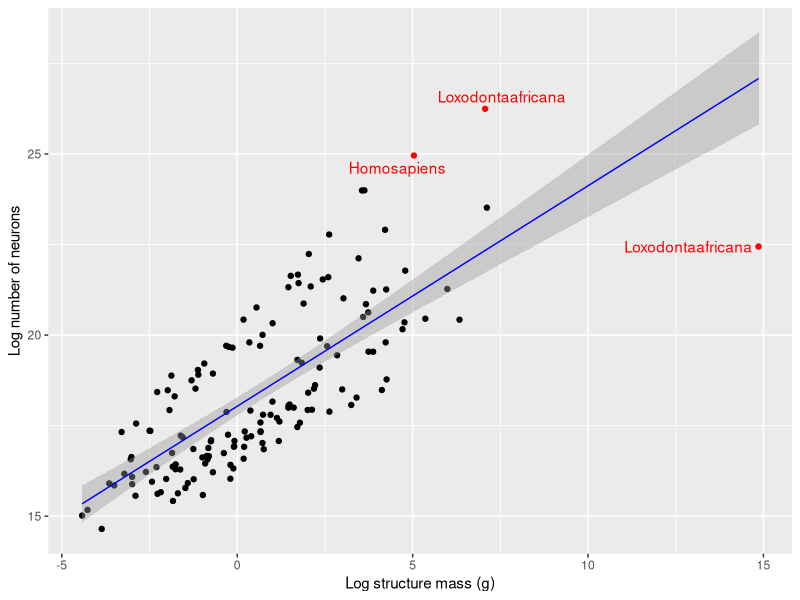
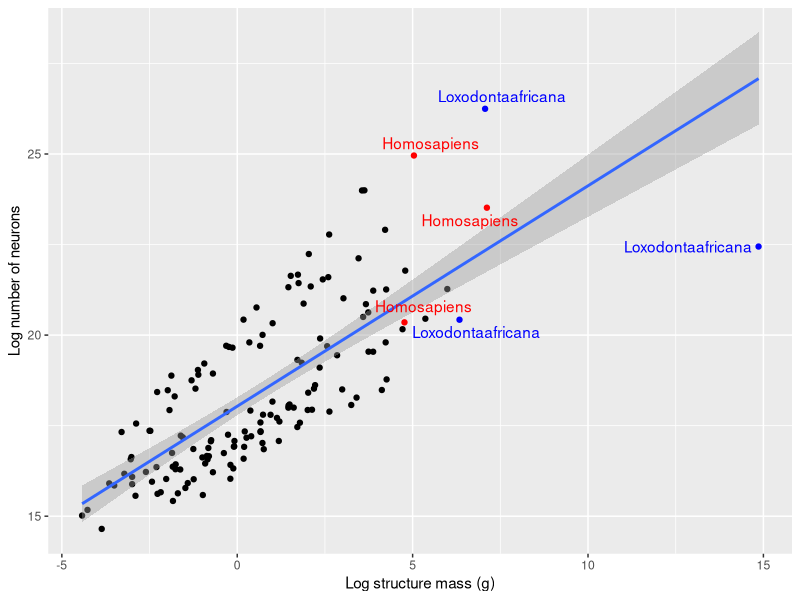
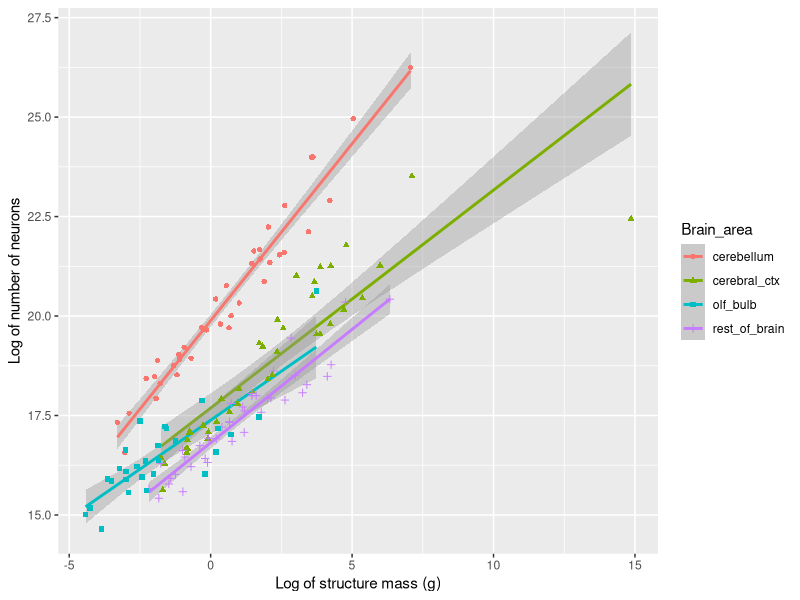
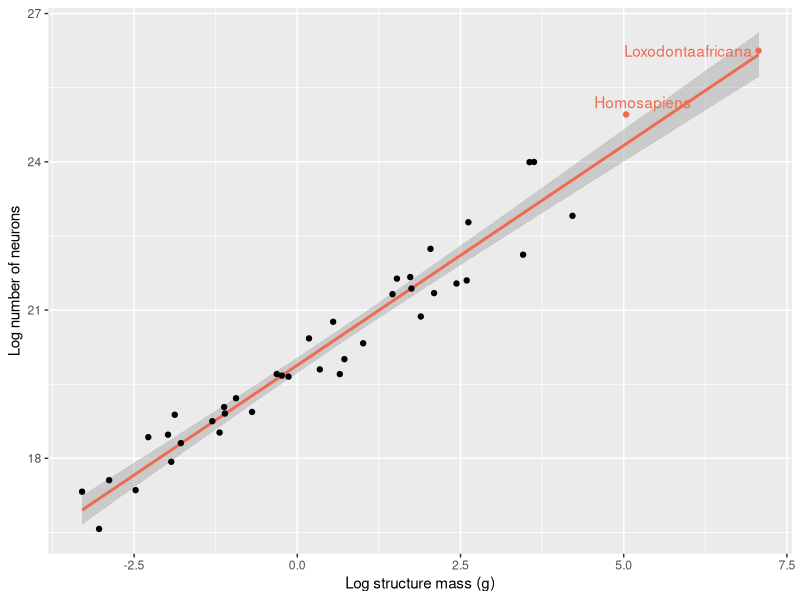
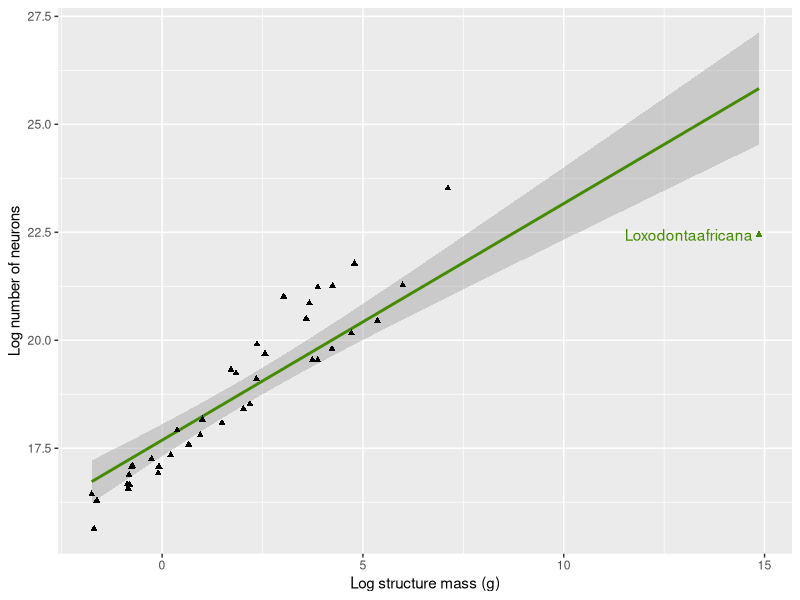
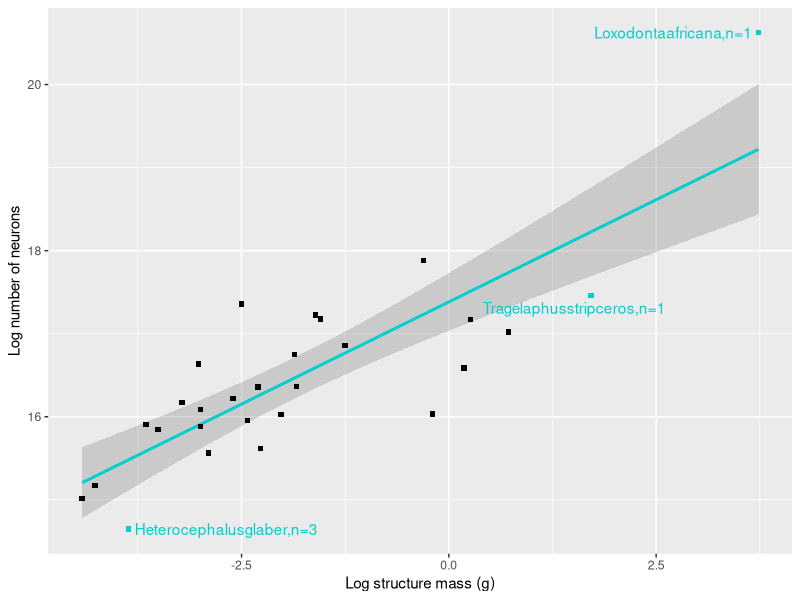
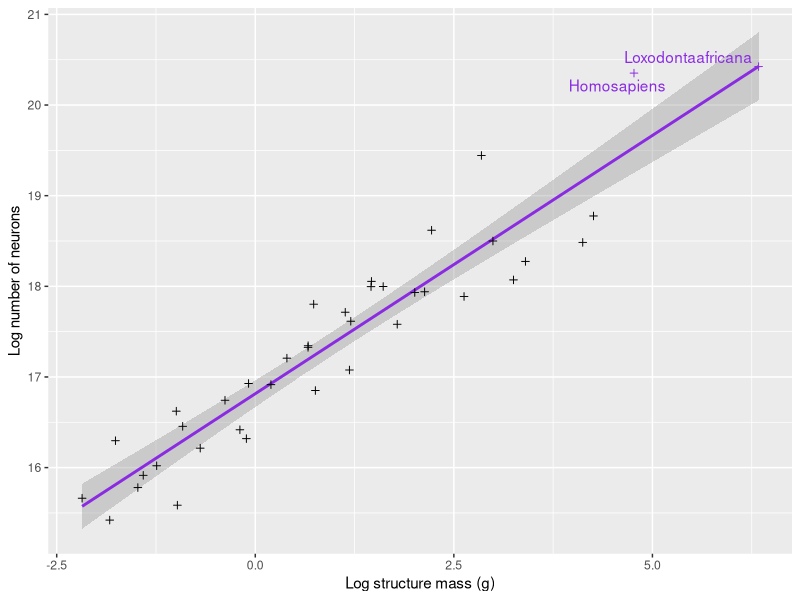
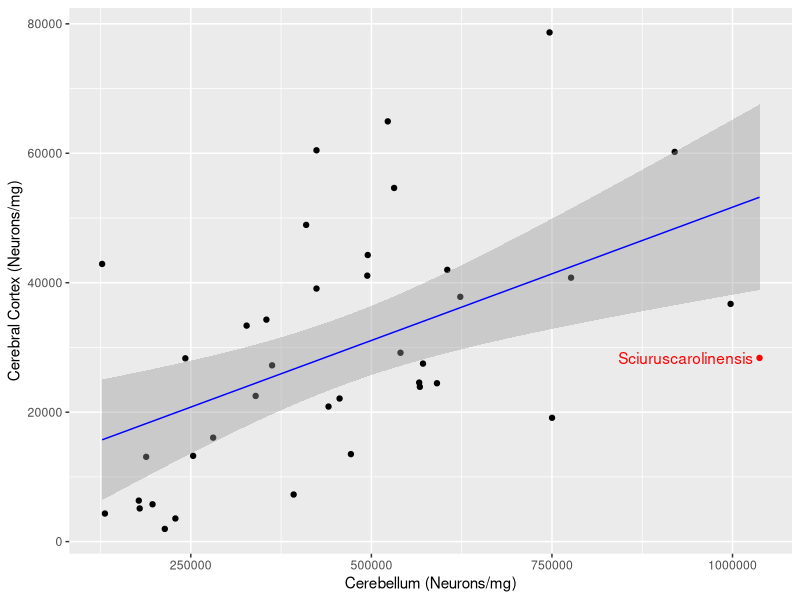

Recreate these plots in R, in order.
## ---- chunk 1
knitr::opts_chunk$set(echo = TRUE)
library(ggplot2)
library(magrittr)
library(gdata)
library(ggrepel)
library(dplyr)
## ---- chunk 2
#load data

hh <- read.csv("../data/cleaned/herculano-houtzel-all.csv")

#Separating different brain areas

cerebellum_dat <- hh[which(hh$Brain_area == 'cerebellum'),]
cerebral_ctx_dat <- hh[which(hh$Brain_area == 'cerebral_ctx'), ]
olf_bulb_dat <- hh[which(hh$Brain_area == 'olf_bulb'), ]
whole_brain_dat <- hh[which(hh$Brain_area == 'whole_brain'), ]
rest_of_brain_dat <- hh[which(hh$Brain_area == 'rest_of_brain'), ]

## ---- chunk 3

#define reg_func for abline

reg_func <- lm(log(N_neurons) ~ log(Mass_g), data = hh)
coeff = coefficients(reg_func)
slp = round(coeff[2],1)
inp = round(coeff[1],1)

#equation of the regression line

eq = paste0("y = ", slp, "*x + ", inp)
## ---- chunk 4

#define x and y axis variables

wt <- log(hh$Mass_g)
neur <- log(hh$N_neurons)

#Define the upper and lower limit of outliers for x- and y-axes

##Defining Q1, Q3, upperlimit, and lowerlimit of x-axis (Mass(g))

Quart_for_wt <- quantile(wt)

Q3_for_wt <- Quart_for_wt[4]
Q1_for_wt <- Quart_for_wt[2]

upperlimit_for_wt <- Q3_for_wt + 1.5*IQR(wt)
lowerlimit_for_wt <- Q1_for_wt - 1.5*IQR(wt)

#Defining Q1, Q3, upperlimit, and lowerlimit of x-axis (Mass(g))

Quart_for_neur <- quantile(neur)

Q3_for_neur <- Quart_for_neur[4]
Q1_for_neur <- Quart_for_neur[2]

upperlimit_for_neur <- Q3_for_neur + 1.5*IQR(neur)
lowerlimit_for_neur <- Q1_for_neur - 1.5*IQR(neur)

#Plot the data with outliers

hh %>%
    ggplot() +
    aes(x = wt, y = neur) +
    labs(x = "Log structure mass (g)", y = "Log number of neurons") +
    geom_point(col = ifelse((wt > upperlimit_for_wt | 
                               neur > upperlimit_for_neur | 
                               wt < lowerlimit_for_wt | 
                               neur < lowerlimit_for_neur), "red", "black")) +
    geom_smooth(method = "lm" ,color = "blue", size = 0.5) +
    geom_text_repel(aes(label = ifelse((wt > upperlimit_for_wt | 
                                          neur> upperlimit_for_neur | 
                                          wt < lowerlimit_for_wt | 
                                          neur < lowerlimit_for_neur), 
                                       paste0(Species), "")), col = "red")
## ---- chunk 5

centerText(eq)

## ---- chunk 6
#plot same data with 'homosapiens' and 'loxodontaafricans' labelled

hh %>%
    ggplot() +
    aes(x = wt, y = neur) +
    labs(x = "Log structure mass (g)", y = "Log number of neurons") +
    geom_point(col = ifelse(hh$Species == "Homosapiens", "red",
                            (ifelse(hh$Species == "Loxodontaafricana", "blue", "black")))) +
    #geom_abline(intercept = inp, slope = slp, color = "blue", size = 0.5) +
    geom_smooth(method="lm") +
    geom_text_repel(aes(label = ifelse(hh$Species == "Homosapiens", paste0(Species),
                                (ifelse(hh$Species == "Loxodontaafricana", paste0(Species), "")))),
                                      col = ifelse(hh$Species == "Homosapiens", "red",
                                            (ifelse(hh$Species == "Loxodontaafricana", "blue", "black"))))

## ---- chunk 7
# Plot with diff shape, color for brain areas
# Worked on in lab meeting 2017-10-19
hh %>%
  select(Species, Mass_g, N_neurons, Brain_area) %>%
  group_by(Species) %>% 
  # mutate(Whole_brain_g = sum(Mass_g), Whole_brain_n = sum(N_neurons)) %>%
  ggplot() +
  aes(x=log(Mass_g), y=log(N_neurons), shape=Brain_area, color=Brain_area) +
  labs(x = "Log of structure mass (g)", y = "Log of number of neurons") +
  geom_smooth(method = "lm") +
  geom_point()
## ---- chunk 8

#Take logs for neurons and mass

cerebellum_mass <- log(cerebellum_dat$Mass_g)
cerebellum_neur <- log(cerebellum_dat$N_neurons)

#Define quartiles for cerebellum data points

Quartile_cerebellum_mass <- quantile(cerebellum_mass)
Quartile_cerebellum_neurons <- quantile(cerebellum_neur)

#Define Q1 and Q3 for Mass_g and N_neurons

cerebellum_q1_mass <- Quartile_cerebellum_mass[2]
cerebellum_q3_mass <- Quartile_cerebellum_mass[4]

cerebellum_q1_neurons <- Quartile_cerebellum_neurons[2]
cerebellum_q3_neurons <- Quartile_cerebellum_neurons[4]

#Define the upper and lower limits for outliers

UL_cerebellum_mass <- cerebellum_q3_mass + IQR(cerebellum_mass)
LL_cerebellum_mass <- cerebellum_q1_mass - IQR(cerebellum_mass)

UL_cerebellum_neurons <- cerebellum_q3_neurons + IQR(cerebellum_neur)
LL_cerebellum_neurons <- cerebellum_q1_neurons - IQR(cerebellum_neur)

#Plot for cerebellum data only and finding only its outliers

cerebellum_dat %>%
  ggplot()+
  aes(x = cerebellum_mass, y = cerebellum_neur) +
  labs(x = "Log structure mass (g)", y = "Log number of neurons") +
  geom_smooth(method = "lm", col = "coral2") +
  geom_point(col = ifelse(cerebellum_mass > UL_cerebellum_mass |
                          cerebellum_neur > UL_cerebellum_neurons |
                          cerebellum_mass < LL_cerebellum_mass |
                          cerebellum_neur < LL_cerebellum_neurons, "coral2", "black")) +
  geom_text_repel(aes(label = ifelse(cerebellum_mass > UL_cerebellum_mass |
                          cerebellum_neur > UL_cerebellum_neurons |
                          cerebellum_mass < LL_cerebellum_mass |
                          cerebellum_neur < LL_cerebellum_neurons, paste(cerebellum_dat$Species), "")),
                                      col = ifelse(cerebellum_mass > UL_cerebellum_mass |
                          cerebellum_neur > UL_cerebellum_neurons |
                          cerebellum_mass < LL_cerebellum_mass |
                          cerebellum_neur < LL_cerebellum_neurons, "coral2", "black"))
## ---- chunk 9

#Take logs for neurons and mass

cerebral_ctx_mass <- log(cerebral_ctx_dat$Mass_g)
cerebral_ctx_neur <- log(cerebral_ctx_dat$N_neurons)

#Define quartiles for cerebellum data points

Quartile_cerebral_ctx_mass <- quantile(cerebral_ctx_mass)
Quartile_cerebral_ctx_neurons <- quantile(cerebral_ctx_neur)

#Define Q1 and Q3 for Mass_g and N_neurons

cerebral_ctx_q1_mass <- Quartile_cerebral_ctx_mass[2]
cerebral_ctx_q3_mass <- Quartile_cerebral_ctx_mass[4]

cerebral_ctx_q1_neurons <- Quartile_cerebral_ctx_neurons[2]
cerebral_ctx_q3_neurons <- Quartile_cerebral_ctx_neurons[4]

#Define the upper and lower limits for outliers

UL_cerebral_ctx_mass <- cerebral_ctx_q3_mass + IQR(cerebral_ctx_mass)
LL_cerebral_ctx_mass <- cerebral_ctx_q1_mass - IQR(cerebral_ctx_mass)

UL_cerebral_ctx_neurons <- cerebral_ctx_q3_neurons + IQR(cerebral_ctx_neur)
LL_cerebral_ctx_neurons <- cerebral_ctx_q1_neurons - IQR(cerebral_ctx_neur)

#Plot for cerebellum data only and finding only its outliers

cerebral_ctx_dat %>%
  ggplot()+
  aes(x = cerebral_ctx_mass, y = cerebral_ctx_neur) +
  labs(x = "Log structure mass (g)", y = "Log number of neurons") +
  geom_smooth(method = "lm", col = "chartreuse4") +
  geom_point(col = ifelse(cerebral_ctx_mass > UL_cerebral_ctx_mass |
                          cerebral_ctx_neur > UL_cerebral_ctx_neurons |
                          cerebral_ctx_mass < LL_cerebral_ctx_mass |
                          cerebral_ctx_neur < LL_cerebral_ctx_neurons, "chartreuse4", "black"), shape = 17) +
  geom_text_repel(aes(label = ifelse(cerebral_ctx_mass > UL_cerebral_ctx_mass |
                          cerebral_ctx_neur > UL_cerebral_ctx_neurons |
                          cerebral_ctx_mass < LL_cerebral_ctx_mass |
                          cerebral_ctx_neur < LL_cerebral_ctx_neurons, paste(cerebral_ctx_dat$Species), "")),
                                      col = ifelse(cerebral_ctx_mass > UL_cerebral_ctx_mass |
                          cerebral_ctx_neur > UL_cerebral_ctx_neurons |
                          cerebral_ctx_mass < LL_cerebral_ctx_mass |
                          cerebral_ctx_neur < LL_cerebral_ctx_neurons, "chartreuse4", "black"))
## ---- chunk 10

#Take logs for neurons and mass

olf_bulb_mass <- log(olf_bulb_dat$Mass_g)
olf_bulb_neur <- log(olf_bulb_dat$N_neurons)

#Define quartiles for cerebellum data points

Quartile_olf_bulb_mass <- quantile(olf_bulb_mass)
Quartile_olf_bulb_neurons <- quantile(olf_bulb_neur)

#Define Q1 and Q3 for Mass_g and N_neurons

olf_bulb_q1_mass <- Quartile_olf_bulb_mass[2]
olf_bulb_q3_mass <- Quartile_olf_bulb_mass[4]

olf_bulb_q1_neurons <- Quartile_olf_bulb_neurons[2]
olf_bulb_q3_neurons <- Quartile_olf_bulb_neurons[4]

#Define the upper and lower limits for outliers

UL_olf_bulb_mass <- olf_bulb_q3_mass + IQR(olf_bulb_mass)
LL_olf_bulb_mass <- olf_bulb_q1_mass - IQR(olf_bulb_mass)

UL_olf_bulb_neurons <- olf_bulb_q3_neurons + IQR(olf_bulb_neur)
LL_olf_bulb_neurons <- olf_bulb_q1_neurons - IQR(olf_bulb_neur)

#Plot for cerebellum data only and finding only its outliers

olf_bulb_dat %>%
  ggplot()+
  aes(x = olf_bulb_mass, y = olf_bulb_neur) +
  labs(x = "Log structure mass (g)", y = "Log number of neurons") +
  geom_smooth(method = "lm", col = "cyan3") +
  geom_point(col = ifelse(olf_bulb_mass > UL_olf_bulb_mass |
                          olf_bulb_neur > UL_olf_bulb_neurons |
                          olf_bulb_mass < LL_olf_bulb_mass |
                          olf_bulb_neur < LL_olf_bulb_neurons, "cyan3", "black"), shape = 15) +
  geom_text_repel(aes(label = ifelse(olf_bulb_mass > UL_olf_bulb_mass |
                          olf_bulb_neur > UL_olf_bulb_neurons |
                          olf_bulb_mass < LL_olf_bulb_mass |
                          olf_bulb_neur < LL_olf_bulb_neurons, paste(olf_bulb_dat$Species), "")),
                                      col = ifelse(olf_bulb_mass > UL_olf_bulb_mass |
                          olf_bulb_neur > UL_olf_bulb_neurons |
                          olf_bulb_mass < LL_olf_bulb_mass |
                          olf_bulb_neur < LL_olf_bulb_neurons, "cyan3", "black"))
## ---- chunk 11

#Take logs for neurons and mass

rest_of_brain_mass <- log(rest_of_brain_dat$Mass_g)
rest_of_brain_neur <- log(rest_of_brain_dat$N_neurons)

#Define quartiles for cerebellum data points

Quartile_rest_of_brain_mass <- quantile(rest_of_brain_mass)
Quartile_rest_of_brain_neurons <- quantile(rest_of_brain_neur)

#Define Q1 and Q3 for Mass_g and N_neurons

rest_of_brain_q1_mass <- Quartile_rest_of_brain_mass[2]
rest_of_brain_q3_mass <- Quartile_rest_of_brain_mass[4]

rest_of_brain_q1_neurons <- Quartile_rest_of_brain_neurons[2]
rest_of_brain_q3_neurons <- Quartile_rest_of_brain_neurons[4]

#Define the upper and lower limits for outliers

UL_rest_of_brain_mass <- rest_of_brain_q3_mass + IQR(rest_of_brain_mass)
LL_rest_of_brain_mass <- rest_of_brain_q1_mass - IQR(rest_of_brain_mass)

UL_rest_of_brain_neurons <- rest_of_brain_q3_neurons + IQR(rest_of_brain_neur)
LL_rest_of_brain_neurons <- rest_of_brain_q1_neurons - IQR(rest_of_brain_neur)

#Plot for cerebellum data only and finding only its outliers

rest_of_brain_dat %>%
  ggplot()+
  aes(x = rest_of_brain_mass, y = rest_of_brain_neur) +
  labs(x = "Log structure mass (g)", y = "Log number of neurons") +
  geom_smooth(method = "lm", col = "blueviolet") +
  geom_point(col = ifelse(rest_of_brain_mass > UL_rest_of_brain_mass |
                          rest_of_brain_neur > UL_rest_of_brain_neurons |
                          rest_of_brain_mass < LL_rest_of_brain_mass |
                          rest_of_brain_neur < LL_rest_of_brain_neurons, "blueviolet", "black"), shape = 3) +
  geom_text_repel(aes(label = ifelse(rest_of_brain_mass > UL_rest_of_brain_mass |
                          rest_of_brain_neur > UL_rest_of_brain_neurons |
                          rest_of_brain_mass < LL_rest_of_brain_mass |
                          rest_of_brain_neur < LL_rest_of_brain_neurons, paste(rest_of_brain_dat$Species), "")),
                                      col = ifelse(rest_of_brain_mass > UL_rest_of_brain_mass |
                          rest_of_brain_neur > UL_rest_of_brain_neurons |
                          rest_of_brain_mass < LL_rest_of_brain_mass |
                          rest_of_brain_neur < LL_rest_of_brain_neurons, "blueviolet", "black"))
## ---- chunk 12

# newdataset <- hh %>% select(Brain_area, Species, N_neurons)
# newdataset <- newdataset[!(newdataset$Brain_area == "rest_of_brain" | newdataset$Brain_area == "olf_bulb"), ]
# newdataset <- newdataset %>% group_by(newdataset$Brain_area)
# newdataset
## ---- chunk 13

#define a new dataset for this plot

cerebellum_neurons_permg <- data.frame(cerebellum_dat$Species, cerebellum_dat$Neurons_per_mg)
cerebral_ctx_neurons_permg <- data.frame(cerebral_ctx_dat$Species, cerebral_ctx_dat$Neurons_per_mg)
cerebellum_neurons_permg <- cerebellum_neurons_permg[-15, ]

Neurons_per_mg_of_two <- data.frame(cerebral_ctx_neurons_permg, cerebellum_neurons_permg$cerebellum_dat.Neurons_per_mg)
names(Neurons_per_mg_of_two) <- c("Species", "cerebral_ctx1", "cerebellum1")

#Creating slope and intercept

# reg_func1 <- lm(cerebral_ctx1 ~ cerebellum1, data = Neurons_per_mg_of_two)
# coeff1 = coefficients(reg_func1)
# slp1 = coeff1[2]
# inp1 = coeff1[1]

#Define the upper and lower limit of outliers for x- and y-axes

##Defining Q1, Q3, upperlimit, and lowerlimit of x-axis (cerebellum)

Quart_for_cerebellum1 <- quantile(Neurons_per_mg_of_two$cerebellum1)

Q3_for_cerebellum1 <- Quart_for_cerebellum1[4]
Q1_for_cerebellum1 <- Quart_for_cerebellum1[2]

upperlimit_for_cerebellum1 <- Q3_for_cerebellum1 + 1.5*IQR(Neurons_per_mg_of_two$cerebellum1)
lowerlimit_for_cerebellum1 <- Q1_for_cerebellum1 - 1.5*IQR(Neurons_per_mg_of_two$cerebellum1)

#Defining Q1, Q3, upperlimit, and lowerlimit of x-axis (cerebral cortex)

Quart_for_cerebral_ctx1 <- quantile(Neurons_per_mg_of_two$cerebral_ctx1)

Q3_for_cerebral_ctx1 <- Quart_for_cerebral_ctx1[4]
Q1_for_cerebral_ctx1 <- Quart_for_cerebral_ctx1[2]

upperlimit_for_cerebral_ctx1 <- Q3_for_cerebral_ctx1 + 1.5*IQR(Neurons_per_mg_of_two$cerebral_ctx1)
lowerlimit_for_cerebral_ctx1 <- Q1_for_cerebral_ctx1 - 1.5*IQR(Neurons_per_mg_of_two$cerebral_ctx1)

#Plot the data with outliers

Neurons_per_mg_of_two %>%
    ggplot() +
    aes(x = Neurons_per_mg_of_two$cerebellum1, y = Neurons_per_mg_of_two$cerebral_ctx1) +
    labs(x = "Cerebellum (Neurons/mg)", y = "Cerebral Cortex (Neurons/mg)") +
    geom_point(col = ifelse((Neurons_per_mg_of_two$cerebellum1 > upperlimit_for_cerebellum1 |
                            Neurons_per_mg_of_two$cerebral_ctx1> upperlimit_for_cerebral_ctx1),
                            "red", "black")) +
    geom_smooth(method = "lm", color = "blue", size = 0.5) +
    geom_text_repel(aes(label = ifelse((Neurons_per_mg_of_two$cerebellum1 > upperlimit_for_cerebellum1 |
                                        Neurons_per_mg_of_two$cerebral_ctx1 > upperlimit_for_cerebral_ctx1 |
                                        Neurons_per_mg_of_two$cerebellum1 < lowerlimit_for_cerebellum1 |
                                        Neurons_per_mg_of_two$cerebral_ctx1 < lowerlimit_for_cerebral_ctx1),
                                        paste0(Species), "")), col = "red")

## ---- chunk 14

#plot same data with only 'homosapiens', 'loxodontaafricans', and 'Sciuruscarolinensis' labelled

Neurons_per_mg_of_two %>%
    ggplot() +
    aes(x = Neurons_per_mg_of_two$cerebellum1, y = Neurons_per_mg_of_two$cerebral_ctx1) +
    labs(x = "Cerebellum (Neurons/mg)", y = "Cerebral Cortex (Neurons/mg)") +
    geom_point(col = ifelse(Neurons_per_mg_of_two$Species == "Homosapiens", "red",
                            (ifelse(Neurons_per_mg_of_two$Species == "Sciuruscarolinensis", "blue",
                            (ifelse(Neurons_per_mg_of_two$Species == "Loxodontaafricana", "green", "black")))))) +
    geom_smooth(method="lm", color = "blue", size = 0.5) +
    geom_text_repel(aes(label = ifelse(Neurons_per_mg_of_two$Species == "Homosapiens", paste0(Species),
                                (ifelse(Neurons_per_mg_of_two$Species == "Sciuruscarolinensis", paste0(Species),
                                (ifelse(Neurons_per_mg_of_two$Species == "Loxodontaafricana", paste0(Species), "")))))),
                                  col = ifelse(Neurons_per_mg_of_two$Species == "Homosapiens", "red",
                                        (ifelse(Neurons_per_mg_of_two$Species == "Sciuruscarolinensis", "blue",
                                        (ifelse(Neurons_per_mg_of_two$Species == "Loxodontaafricana", "green", "black"))))))

## ---- chunk 15

# homosapiens <- hh$Species == Homosapiens
# hh %>%
#   ggplot()+
#   aes(x= homosapiens, y= hh$Mass_g)+
#   geom_bar(width = 1, stat = "identity")

# boxplot(log(cerebellum_dat$Mass_g), outlier.col = 'blue', at=1, xlim=c(0, 3))
# boxplot(log(cerebral_ctx_dat$Mass_g), at=2, add=TRUE)
